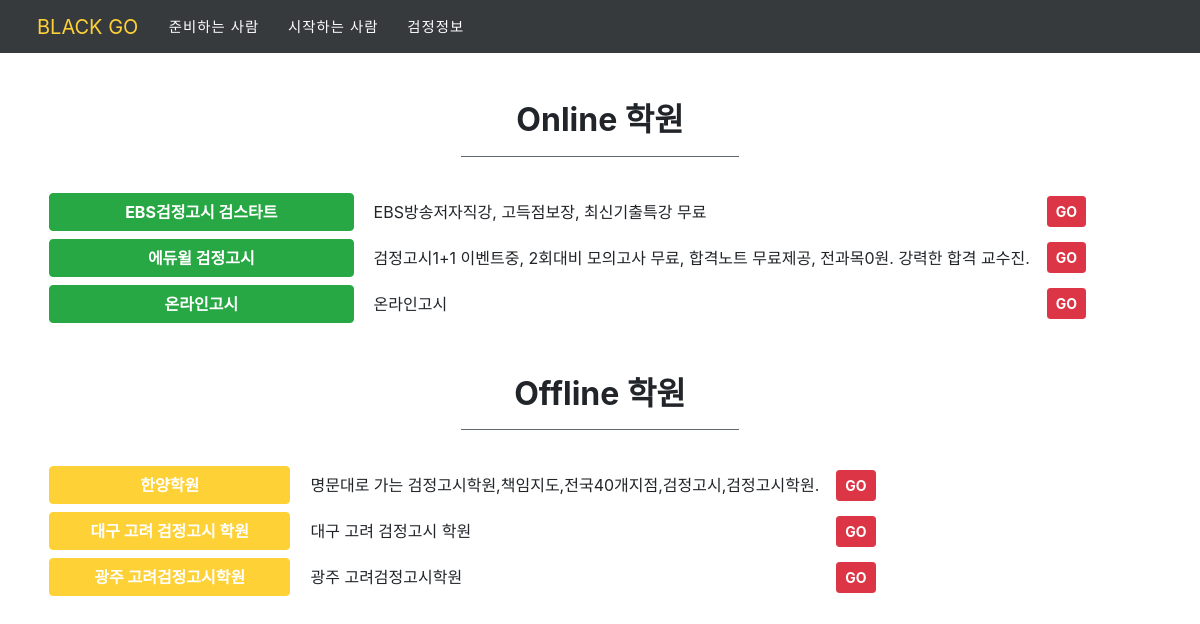
Screenshot of /academy with the database file from the repository.
### blackgo/models.py (models this page shows, shortened)
class BlackgoOnlineAcademy(models.Model):
    site_name = models.CharField(max_length=100)
    site_description = models.CharField(max_length=200)
    site_url = models.URLField()
    offline_url = models.URLField(null=True, blank=True)

### blackgo/views.py (the view)
# urls.py: path('academy', BlackgoAcademyList.as_view(), name='academy'),
class BlackgoAcademyList(ListView):
    model = BlackgoOnlineAcademy

### blackgo/templates/blackgo/blackgoonlineacademy_list.html (shortened to what this page needs)
{% extends 'base.html' %}
{% block content %}
<div class="container text-center">
    <div class="row d-inline-block w-100" >
        <div class="pt-5 pb-3">
            <h2>Online 학원</h2>
            <hr class="w-25 bg-secondary">
        </div>
        <table>
        {% for academy in object_list %}
            {% if not academy.offline_url %}
            <tr>
                <td class="p-1" width="30%">
                    <div class="w-100 btn btn-success">{{academy.site_name}}</div>
                </td>
                <td class="pl-3 pr-3">
                    <div class="text-left">{{academy.site_description}}</div>
                </td>
                <td>
                    <a class="btn btn-danger btn-sm" href="{{academy.site_url}}" target="_blank">GO</a>
                </td>
            </tr>
            {% endif %}
        {% endfor %}
        </table>
    </div>
    <div class="row d-inline-block w-100" >
        <div class="pt-5 pb-3">
            <h2>Offline 학원</h2>
           <hr class="w-25 bg-secondary">
        </div>
        <table>
        {% for academy in object_list %}
            {% if academy.offline_url %}
            <tr>
                <td class="p-1" width="30%">
                    <div class="w-100 btn btn-primary">{{academy.site_name}}</div>
                </td>
                <td class="pl-3 pr-3">
                    <div class="text-left">{{academy.site_description}}</div>
                </td>
                <td>
                    <a class="btn btn-danger btn-sm" href="{{academy.offline_url}}" target="_blank">GO</a>
                </td>
            </tr>
            {% endif %}
        {% endfor %}
        </table>
    </div>
</div>
{% endblock %}

### rows the page displays
BlackgoOnlineAcademy: site_name "EBS검정고시 검스타트", site_description "EBS방송저자직강, 고득점보장, 최신기출특강 무료"
BlackgoOnlineAcademy: site_name "에듀윌 검정고시", site_description "검정고시1+1 이벤트중, 2회대비 모의고사 무료, 합격노트 무료제공, 전과목0원. 강력한 합격 교수진."
BlackgoOnlineAcademy: site_name "온라인고시", site_description "온라인고시"
BlackgoOnlineAcademy: site_name "한양학원", site_description "명문대로 가는 검정고시학원,책임지도,전국40개지점,검정고시,검정고시학원."
BlackgoOnlineAcademy: site_name "대구 고려 검정고시 학원", site_description "대구 고려 검정고시 학원"
BlackgoOnlineAcademy: site_name "광주 고려검정고시학원", site_description "광주 고려검정고시학원"
